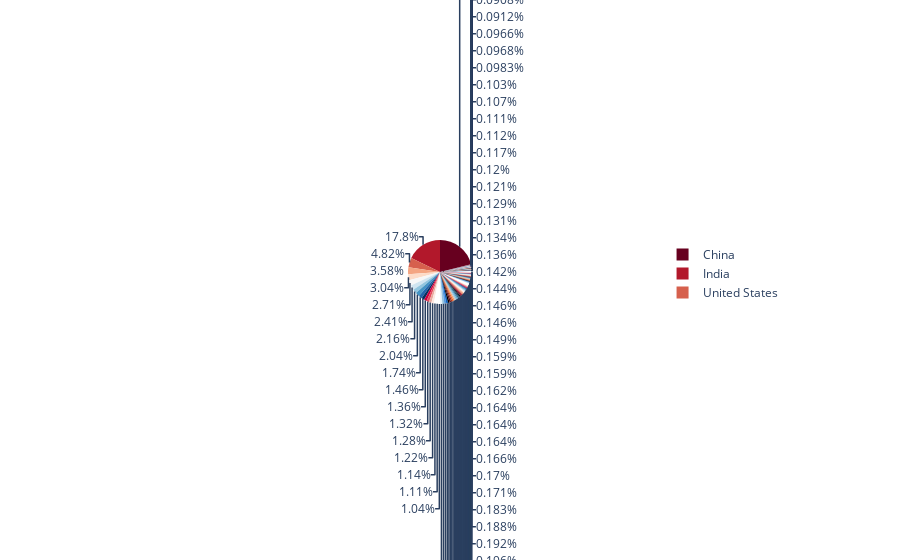

The code cell stored with this chart in its notebook:
### Markdown cell above
# Pie Charts

### Code cell
df_asia = data.gapminder().query('year==2007')

px.pie(df_asia,names='country',values='pop',color_discrete_sequence=px.colors.sequential.RdBu)

### Figure 1 — Plotly figure (JSON) as saved in the notebook; plotly's stock layout.template omitted (floating-point values rounded to 4 significant figures; data arrays with more than 128 entries replaced by an {"elided": "..."} marker saying what was removed)
{"data": [{"domain": {"x": [0, 1], "y": [0, 1]}, "hovertemplate": "country=%{label}<br>pop=%{value}<extra></extra>", "labels": {"elided": "142 str values"}, "legendgroup": "", "name": "", "showlegend": true, "type": "pie", "values": {"elided": "142 int values"}}], "layout": {"legend": {"tracegroupgap": 0}, "margin": {"t": 60}, "piecolorway": ["rgb(103,0,31)", "rgb(178,24,43)", "rgb(214,96,77)", "rgb(244,165,130)", "rgb(253,219,199)", "rgb(247,247,247)", "rgb(209,229,240)", "rgb(146,197,222)", "rgb(67,147,195)", "rgb(33,102,172)", "rgb(5,48,97)"]}}
